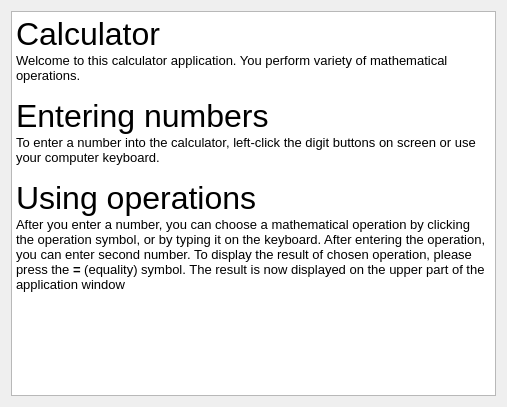
<?xml version="1.0" encoding="UTF-8"?>
<ui version="4.0">
 <class>HelpWindow</class>
 <widget class="QDialog" name="HelpWindow">
  <property name="geometry">
   <rect>
    <x>0</x>
    <y>0</y>
    <width>507</width>
    <height>407</height>
   </rect>
  </property>
  <property name="sizePolicy">
   <sizepolicy hsizetype="Minimum" vsizetype="Minimum">
    <horstretch>0</horstretch>
    <verstretch>0</verstretch>
   </sizepolicy>
  </property>
  <property name="maximumSize">
   <size>
    <width>1080</width>
    <height>16777215</height>
   </size>
  </property>
  <property name="windowTitle">
   <string>Dumdum Calculator Help</string>
  </property>
  <property name="styleSheet">
   <string notr="true">padding: 0; margin: 0;</string>
  </property>
  <property name="locale">
   <locale language="English" country="UnitedStates"/>
  </property>
  <layout class="QVBoxLayout" name="verticalLayout">
   <item>
    <layout class="QGridLayout" name="gridLayout">
     <property name="spacing">
      <number>0</number>
     </property>
     <item row="0" column="1">
      <widget class="QTextBrowser" name="textBrowser">
       <property name="sizePolicy">
        <sizepolicy hsizetype="Minimum" vsizetype="Minimum">
         <horstretch>0</horstretch>
         <verstretch>0</verstretch>
        </sizepolicy>
       </property>
       <property name="maximumSize">
        <size>
         <width>1080</width>
         <height>16777215</height>
        </size>
       </property>
       <property name="styleSheet">
        <string notr="true">margin: 0;</string>
       </property>
       <property name="html">
        <string>&lt;!DOCTYPE HTML PUBLIC &quot;-//W3C//DTD HTML 4.0//EN&quot; &quot;http://www.w3.org/TR/REC-html40/strict.dtd&quot;&gt;
&lt;html&gt;&lt;head&gt;&lt;meta name=&quot;qrichtext&quot; content=&quot;1&quot; /&gt;&lt;style type=&quot;text/css&quot;&gt;
p, li { white-space: pre-wrap; }
&lt;/style&gt;&lt;/head&gt;&lt;body style=&quot; font-family:'MS Shell Dlg 2'; font-size:7.8pt; font-weight:400; font-style:normal;&quot;&gt;
&lt;p style=&quot; margin-top:0px; margin-bottom:0px; margin-left:0px; margin-right:0px; -qt-block-indent:0; text-indent:0px;&quot;&gt;&lt;span style=&quot; font-size:24pt;&quot;&gt;Calculator&lt;/span&gt;&lt;/p&gt;
&lt;p style=&quot; margin-top:0px; margin-bottom:0px; margin-left:0px; margin-right:0px; -qt-block-indent:0; text-indent:0px;&quot;&gt;&lt;span style=&quot; font-size:10pt;&quot;&gt;Welcome to this calculator application. You perform variety of mathematical operations.&lt;/span&gt;&lt;/p&gt;
&lt;p style=&quot;-qt-paragraph-type:empty; margin-top:0px; margin-bottom:0px; margin-left:0px; margin-right:0px; -qt-block-indent:0; text-indent:0px; font-size:10pt;&quot;&gt;&lt;br /&gt;&lt;/p&gt;
&lt;p style=&quot; margin-top:0px; margin-bottom:0px; margin-left:0px; margin-right:0px; -qt-block-indent:0; text-indent:0px;&quot;&gt;&lt;span style=&quot; font-size:24pt;&quot;&gt;Entering numbers&lt;/span&gt;&lt;/p&gt;
&lt;p style=&quot; margin-top:0px; margin-bottom:0px; margin-left:0px; margin-right:0px; -qt-block-indent:0; text-indent:0px;&quot;&gt;&lt;span style=&quot; font-size:10pt;&quot;&gt;To enter a number into the calculator, left-click the digit buttons on screen or use your computer keyboard.&lt;/span&gt;&lt;/p&gt;
&lt;p style=&quot;-qt-paragraph-type:empty; margin-top:0px; margin-bottom:0px; margin-left:0px; margin-right:0px; -qt-block-indent:0; text-indent:0px; font-size:10pt;&quot;&gt;&lt;br /&gt;&lt;/p&gt;
&lt;p style=&quot; margin-top:0px; margin-bottom:0px; margin-left:0px; margin-right:0px; -qt-block-indent:0; text-indent:0px;&quot;&gt;&lt;span style=&quot; font-size:24pt;&quot;&gt;Using operations&lt;/span&gt;&lt;/p&gt;
&lt;p style=&quot; margin-top:0px; margin-bottom:0px; margin-left:0px; margin-right:0px; -qt-block-indent:0; text-indent:0px;&quot;&gt;&lt;span style=&quot; font-size:10pt;&quot;&gt;After you enter a number, you can choose a mathematical operation by clicking the operation symbol, or by typing it on the keyboard. After entering the operation, you can enter second number. To display the result of chosen operation, please press the &lt;/span&gt;&lt;span style=&quot; font-size:10pt; font-weight:600;&quot;&gt;= &lt;/span&gt;&lt;span style=&quot; font-size:10pt;&quot;&gt;(equality) symbol. The result is now displayed on the upper part of the application window&lt;/span&gt;&lt;/p&gt;&lt;/body&gt;&lt;/html&gt;</string>
       </property>
      </widget>
     </item>
    </layout>
   </item>
  </layout>
 </widget>
 <resources/>
 <connections/>
</ui>
